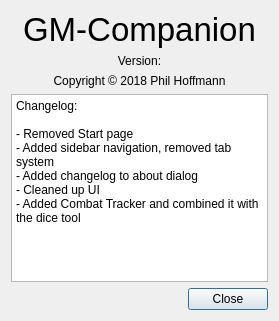
<?xml version="1.0" encoding="UTF-8"?>
<ui version="4.0">
 <class>AboutDialog</class>
 <widget class="QDialog" name="AboutDialog">
  <property name="geometry">
   <rect>
    <x>0</x>
    <y>0</y>
    <width>279</width>
    <height>321</height>
   </rect>
  </property>
  <property name="windowTitle">
   <string>About</string>
  </property>
  <property name="windowIcon">
   <iconset resource="../resources/resources.qrc">
    <normaloff>:/icons/gm-companion/icon256.png</normaloff>:/icons/gm-companion/icon256.png</iconset>
  </property>
  <layout class="QVBoxLayout" name="verticalLayout">
   <item>
    <widget class="QLabel" name="label">
     <property name="font">
      <font>
       <pointsize>25</pointsize>
       <weight>50</weight>
       <bold>false</bold>
      </font>
     </property>
     <property name="text">
      <string>GM-Companion</string>
     </property>
     <property name="alignment">
      <set>Qt::AlignCenter</set>
     </property>
    </widget>
   </item>
   <item>
    <widget class="QLabel" name="label_version">
     <property name="text">
      <string>Version:</string>
     </property>
     <property name="alignment">
      <set>Qt::AlignCenter</set>
     </property>
    </widget>
   </item>
   <item>
    <widget class="QLabel" name="label_3">
     <property name="text">
      <string>Copyright © 2018 Phil Hoffmann</string>
     </property>
     <property name="alignment">
      <set>Qt::AlignCenter</set>
     </property>
    </widget>
   </item>
   <item>
    <widget class="QPlainTextEdit" name="plainTextEdit">
     <property name="documentTitle">
      <string/>
     </property>
     <property name="readOnly">
      <bool>true</bool>
     </property>
     <property name="plainText">
      <string>Changelog:

- Removed Start page
- Added sidebar navigation, removed tab system
- Added changelog to about dialog
- Cleaned up UI
- Added Combat Tracker and combined it with the dice tool</string>
     </property>
    </widget>
   </item>
   <item>
    <widget class="QDialogButtonBox" name="buttonBox">
     <property name="orientation">
      <enum>Qt::Horizontal</enum>
     </property>
     <property name="standardButtons">
      <set>QDialogButtonBox::Close</set>
     </property>
    </widget>
   </item>
  </layout>
 </widget>
 <resources>
  <include location="../resources/resources.qrc"/>
 </resources>
 <connections>
  <connection>
   <sender>buttonBox</sender>
   <signal>accepted()</signal>
   <receiver>AboutDialog</receiver>
   <slot>accept()</slot>
   <hints>
    <hint type="sourcelabel">
     <x>248</x>
     <y>254</y>
    </hint>
    <hint type="destinationlabel">
     <x>157</x>
     <y>274</y>
    </hint>
   </hints>
  </connection>
  <connection>
   <sender>buttonBox</sender>
   <signal>rejected()</signal>
   <receiver>AboutDialog</receiver>
   <slot>reject()</slot>
   <hints>
    <hint type="sourcelabel">
     <x>316</x>
     <y>260</y>
    </hint>
    <hint type="destinationlabel">
     <x>286</x>
     <y>274</y>
    </hint>
   </hints>
  </connection>
 </connections>
</ui>
